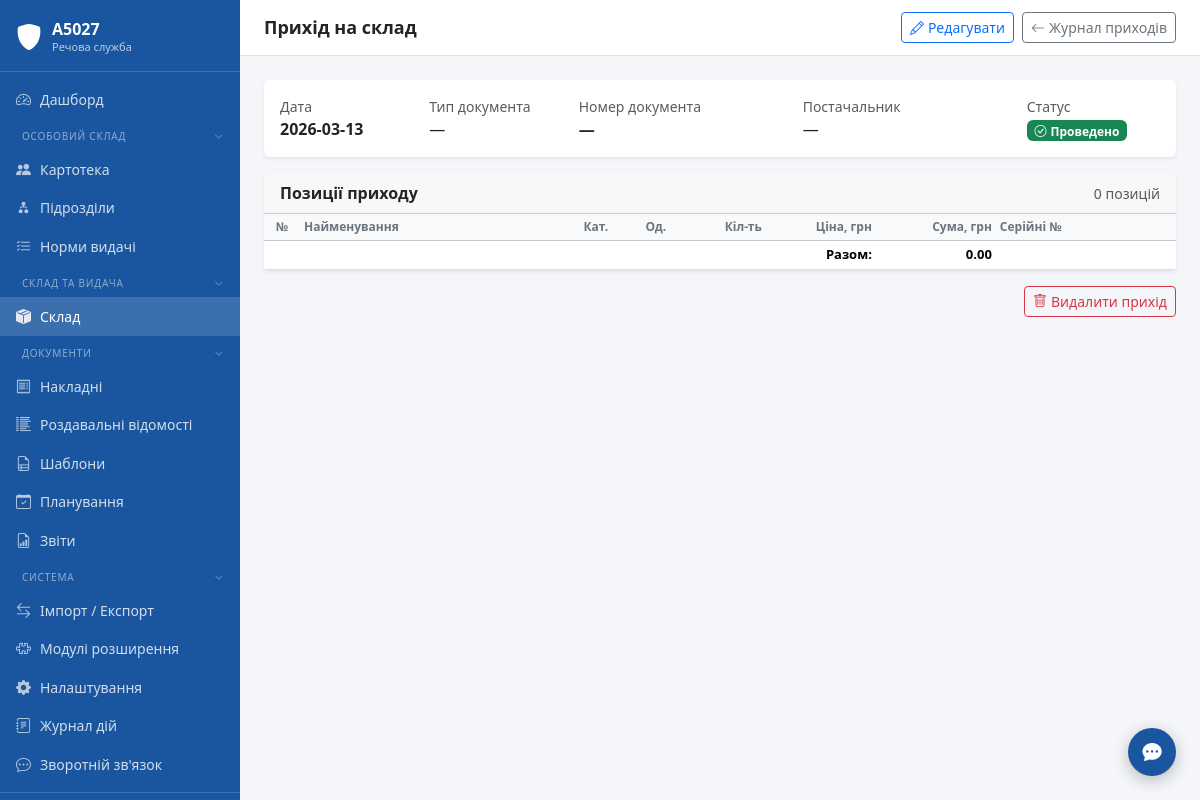
Page /warehouse/income/1/view (signed in) on the committed database.
### tables this page shows
CREATE TABLE settings (
            key TEXT PRIMARY KEY,
            value TEXT NOT NULL DEFAULT '',
            updated_at TEXT NOT NULL DEFAULT (datetime('now','localtime'))
        );

CREATE TABLE warehouse_income (
            id INTEGER PRIMARY KEY AUTOINCREMENT,
            date TEXT NOT NULL,
            document_number TEXT,
            document_type_id INTEGER REFERENCES document_types(id),
            supplier TEXT,
            item_id INTEGER NOT NULL REFERENCES item_dictionary(id),
            quantity REAL NOT NULL,
            price REAL NOT NULL DEFAULT 0,
            category INTEGER NOT NULL DEFAULT 1,
            scan_path TEXT,
            notes TEXT,
            created_by INTEGER REFERENCES users(id),
            created_at TEXT NOT NULL DEFAULT (datetime('now','localtime'))
        , nom_code TEXT, source_type TEXT NOT NULL DEFAULT 'income_doc', scan_original_name TEXT, status TEXT NOT NULL DEFAULT 'confirmed');

### modules/warehouse/routes.py (the view)
@bp.route("/income/<int:income_id>/view")
@login_required
def income_view(income_id):
    conn = get_connection()
    head, rows = _get_income_doc_rows(conn, income_id)
    conn.close()
    if not head:
        from flask import flash
        flash("Прихід не знайдено", "danger")
        return redirect(url_for("warehouse.income_list"))
    return render_template("warehouse/income_view.html",
                           head=head, rows=rows, income_id=income_id)

### templates/warehouse/income_view.html (shortened to what this page needs)
{% extends "base.html" %}
{% block page_title %}Прихід на склад{% endblock %}
{% block topbar_actions %}
<a href="{{ url_for('warehouse.income_edit', income_id=income_id) }}" class="btn btn-sm btn-outline-primary">
    <i class="bi bi-pencil me-1"></i>Редагувати
</a>
<a href="{{ url_for('warehouse.income_list') }}" class="btn btn-sm btn-outline-secondary">
    <i class="bi bi-arrow-left me-1"></i>Журнал приходів
</a>
{% endblock %}
{% block content %}
<div class="card border-0 shadow-sm mb-3">
    <div class="card-body">
        <div class="row g-3">
            <div class="col-md-2">
                <div class="text-muted small">Дата</div>
                <div class="fw-semibold">{{ head.date or '—' }}</div>
            </div>
            <div class="col-md-2">
                <div class="text-muted small">Тип документа</div>
                <div>{{ head.doc_type_name or '—' }}</div>
            </div>
            <div class="col-md-3">
                <div class="text-muted small">Номер документа</div>
                <div class="fw-semibold">{{ head.document_number or '—' }}</div>
            </div>
            <div class="col-md-3">
                <div class="text-muted small">Постачальник</div>
                <div>{{ head.supplier or '—' }}</div>
            </div>
            <div class="col-md-2">
                <div class="text-muted small">Статус</div>
                <div><span class="badge bg-success"><i class="bi bi-check-circle me-1"></i>Проведено</span></div>
            </div>
        </div>
    </div>
</div>
<div class="card border-0 shadow-sm">
    <div class="card-header d-flex align-items-center justify-content-between">
        <span class="fw-semibold">Позиції приходу</span>
        <span class="text-muted small">{{ rows|length }} позицій</span>
    </div>
    <div class="card-body p-0">
        <div class="table-responsive">
            <table class="table table-sm table-hover mb-0 align-middle">
                <thead class="table-light">
                    <tr>
                        <th style="width:36px" class="text-center">№</th>
                        <th>Найменування</th>
                        <th style="width:60px" class="text-center">Кат.</th>
                        <th style="width:60px" class="text-center">Од.</th>
                        <th style="width:80px" class="text-end">Кіл-ть</th>
                        <th style="width:110px" class="text-end">Ціна, грн</th>
                        <th style="width:120px" class="text-end">Сума, грн</th>
                        <th>Серійні №</th>
                    </tr>
                </thead>
                    {% set total = namespace(val=0) %}
                <tfoot>
                    <tr class="fw-bold">
                        <td colspan="6" class="text-end">Разом:</td>
                        <td class="text-end">{{ "%.2f"|format(total.val) }}</td>
                        <td></td>
                    </tr>
                </tfoot>
            </table>
        </div>
    </div>
</div>
<div class="mt-3 d-flex justify-content-end">
    <form method="POST" action="{{ url_for('warehouse.income_delete', income_id=income_id) }}"
          onsubmit="return confirm('Видалити цей прихід? Майно буде знято зі складу.')">
        <button type="submit" class="btn btn-sm btn-outline-danger">
            <i class="bi bi-trash me-1"></i>Видалити прихід
        </button>
    </form>
</div>
{% endblock %}

### templates/base.html (shortened to what this page needs)
<!DOCTYPE html>
<html lang="uk">
<head>
    <link rel="stylesheet" href="{{ url_for('static', filename='css/bootstrap.min.css') }}">
    <link rel="stylesheet" href="{{ url_for('static', filename='css/bootstrap-icons.min.css') }}">
    <link rel="stylesheet" href="{{ url_for('static', filename='css/main.css') }}">
    <link rel="stylesheet" href="{{ url_for('static', filename='css/theme-' ~ (session.get('theme') or 'default') ~ '.css') }}">
</head>
<body>
<div class="app-wrapper">
    <nav class="app-sidebar">
        <a class="sidebar-brand" href="{{ url_for('dashboard') }}">
            <i class="bi bi-shield-fill sidebar-brand-icon"></i>
            <div class="sidebar-brand-text">
                <div class="title">{{ unit_name }}</div>
                <div class="subtitle">Речова служба</div>
            </div>
        </a>
        {%- set _in_docs = request.blueprint in ('invoices','rv','doc_templates','planning','reports') %}
        {%- set _in_plugins = plugin_menu_items and request.path and plugin_menu_items | selectattr('url') | list | length > 0 %}
        {%- set _sidebar_extra = slot('sidebar.items') %}
        {%- set _in_extra = _sidebar_extra and _sidebar_extra | length > 0 %}
        {%- set _in_system = request.blueprint in ('import_export','plugins','settings','audit') or request.path.startswith('/settings/') or request.path.startswith('/audit/') %}
        <ul class="nav flex-column sidebar-nav">
            <li class="nav-item">
                <a class="nav-link {% if request.endpoint == 'dashboard' %}active{% endif %}"
                   href="{{ url_for('dashboard') }}">
                    <i class="bi bi-speedometer2"></i> Дашборд
                </a>
            </li>
            <li>
                <button class="nav-section-toggle" data-section="os">
                    <span>Особовий склад</span>
                    <i class="bi bi-chevron-down nav-section-chevron"></i>
                </button>
            </li>
            <li class="nav-section-body" data-section-body="os">
                <ul class="nav flex-column">
                    <li class="nav-item">
                        <a class="nav-link {% if request.blueprint == 'personnel' %}active{% endif %}"
                           href="/personnel/">
                            <i class="bi bi-people-fill"></i> Картотека
                        </a>
                    </li>
                    <li class="nav-item">
                        <a class="nav-link {% if request.path == '/units/' or request.path.startswith('/units/') %}active{% endif %}"
                           href="/units/">
                            <i class="bi bi-diagram-2-fill"></i> Підрозділи
                        </a>
                    </li>
                    <li class="nav-item">
                        <a class="nav-link {% if request.blueprint == 'supply_norms' %}active{% endif %}"
                           href="/supply-norms/">
                            <i class="bi bi-list-check"></i> Норми видачі
                        </a>
                    </li>
                </ul>
            </li>
            <li>
                <button class="nav-section-toggle" data-section="sklad">
                    <span>Склад та видача</span>
                    <i class="bi bi-chevron-down nav-section-chevron"></i>
                </button>
            </li>
            <li class="nav-section-body" data-section-body="sklad">
                <ul class="nav flex-column">
                    <li class="nav-item">
                        <a class="nav-link {% if request.blueprint == 'warehouse' %}active{% endif %}"
                           href="/warehouse/">
                            <i class="bi bi-box-seam-fill"></i> Склад
                        </a>
                    </li>
                </ul>
            </li>
            <li>
                <button class="nav-section-toggle" data-section="docs"
                        {% if _in_docs %}data-default-open="1"{% endif %}>
                    <span>Документи</span>
                    <i class="bi bi-chevron-down nav-section-chevron"></i>
                </button>
            </li>
            <li class="nav-section-body" data-section-body="docs">
                <ul class="nav flex-column">
                    <li class="nav-item">
                        <a class="nav-link {% if request.blueprint == 'invoices' %}active{% endif %}"
                           href="/invoices/">
                            <i class="bi bi-receipt"></i> Накладні
                        </a>
                    </li>
                    <li class="nav-item">
                        <a class="nav-link {% if request.blueprint == 'rv' %}active{% endif %}"
                           href="/rv/">
                            <i class="bi bi-list-columns-reverse"></i> Роздавальні відомості
                        </a>
                    </li>
                    <li class="nav-item">
                        <a class="nav-link {% if request.blueprint == 'doc_templates' %}active{% endif %}"
                           href="/doc-templates/">
                            <i class="bi bi-file-earmark-ruled"></i> Шаблони
                        </a>
                    </li>
                    <li class="nav-item">
                        <a class="nav-link {% if request.blueprint == 'planning' %}active{% endif %}"
                           href="{{ url_for('planning.index') }}">
                            <i class="bi bi-calendar-check"></i> Планування
                        </a>
                    </li>
                    <li class="nav-item">
                        <a class="nav-link {% if request.blueprint == 'reports' %}active{% endif %}"
                           href="{{ url_for('reports.index') }}">
                            <i class="bi bi-file-earmark-bar-graph"></i> Звіти
                        </a>
                    </li>
                </ul>
            </li>
            <li>
                <button class="nav-section-toggle" data-section="system"
                        {% if _in_system %}data-default-open="1"{% endif %}>
                    <span>Система</span>
                    <i class="bi bi-chevron-down nav-section-chevron"></i>
                </button>
            </li>
            <li class="nav-section-body" data-section-body="system">
                <ul class="nav flex-column">
                    <li class="nav-item">
                        <a class="nav-link {% if request.blueprint == 'import_export' %}active{% endif %}"
                           href="{{ url_for('import_export.index') }}">
                            <i class="bi bi-arrow-left-right"></i> Імпорт / Експорт
                        </a>
                    </li>
                    <li class="nav-item">
                        <a class="nav-link {% if request.blueprint == 'plugins' %}active{% endif %}"
                           href="{{ url_for('plugins.index') }}">
                            <i class="bi bi-puzzle"></i> Модулі розширення
                        </a>
                    </li>
                    <li class="nav-item">
                        <a class="nav-link {% if request.path.startswith('/settings/') %}active{% endif %}"
                           href="/settings/">
                            <i class="bi bi-gear-fill"></i> Налаштування
                        </a>
                    </li>
                    <li class="nav-item">
                        <a class="nav-link {% if request.path.startswith('/audit/') %}active{% endif %}"
                           href="/audit/">
                            <i class="bi bi-journal-text"></i> Журнал дій
                        </a>
                    </li>
                    <li class="nav-item">
                        <a class="nav-link {% if request.path.startswith('/feedback') %}active{% endif %}"
                           href="/feedback/">
                            <i class="bi bi-chat-dots"></i> Зворотній зв'язок
                        </a>
                    </li>
                </ul>
            </li>
        </ul>
        <div class="sidebar-footer">
        </div>
    </nav>
    <div class="app-main">
        <div class="app-topbar">
            <h1>{% block page_title %}{% endblock %}</h1>
            <div class="d-flex gap-2">
                {% block topbar_actions %}{% endblock %}
            </div>
        </div>
        <div class="app-content">
            {% block content %}{% endblock %}
        </div>
    </div>
</div>
<div class="toast-container-fixed" id="toastContainer">
{% if session.get('user_id') %}
<button id="fbFloatBtn" title="Зворотній зв'язок / Повідомити про помилку"
        data-bs-toggle="modal" data-bs-target="#feedbackModal"
        style="position:fixed;bottom:1.5rem;right:1.5rem;z-index:1040;
               width:48px;height:48px;border-radius:50%;
               background:var(--app-primary);color:#fff;border:none;
               box-shadow:0 4px 16px rgba(0,0,0,.25);font-size:1.2rem;
               display:flex;align-items:center;justify-content:center;
               transition:transform .15s;">
    <i class="bi bi-chat-dots-fill"></i>
</button>
{% endif %}
</div></div>
</body>
</html>

### rows in the picture
settings: value "А5027"
warehouse_income: date "2026-03-13", document_number "—", supplier "—"

### other values in the picture
{{ head.doc_type_name or '—' }} "—"
{{ rows|length }} "0"
{{ "%.2f"|format(total.val) }} "0.00"
